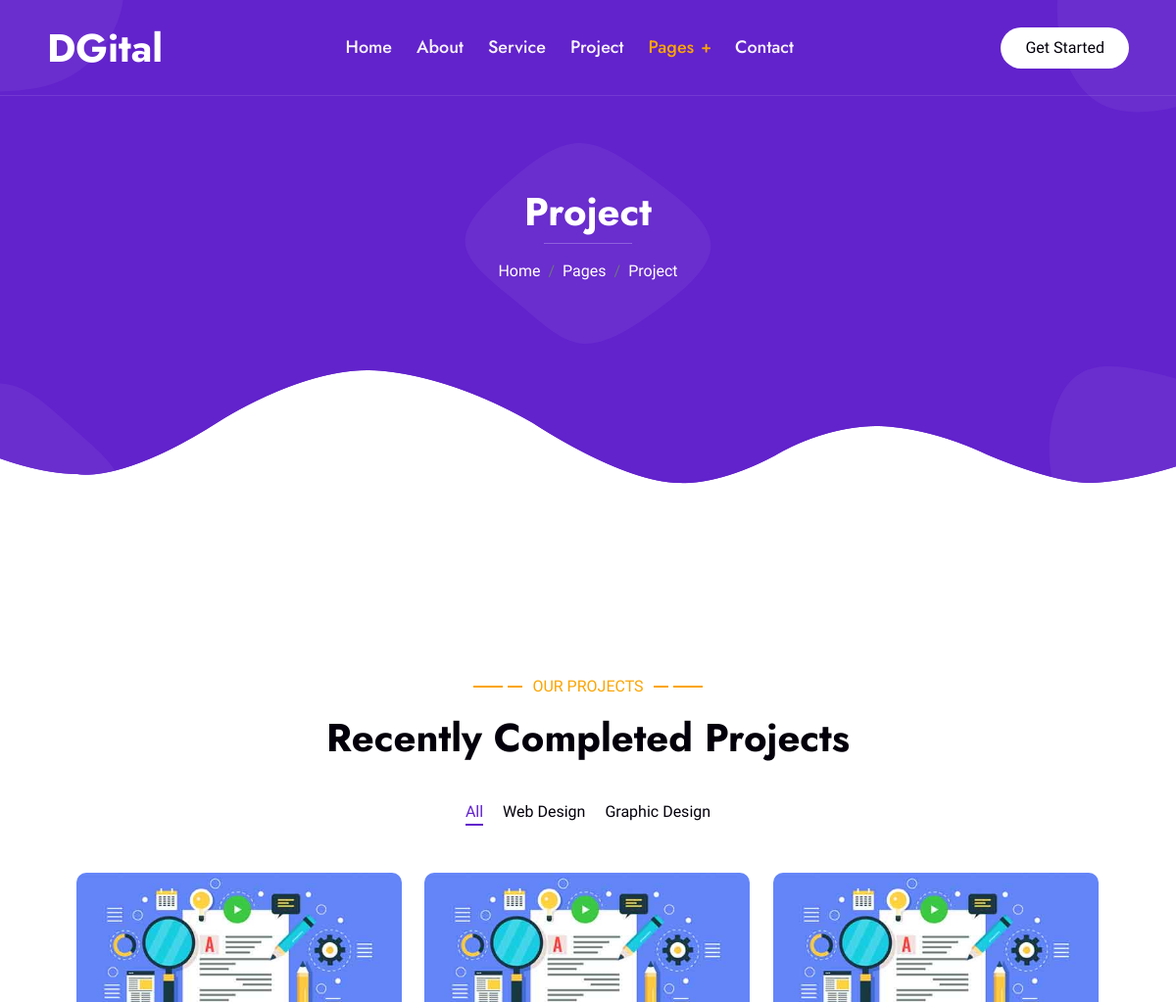
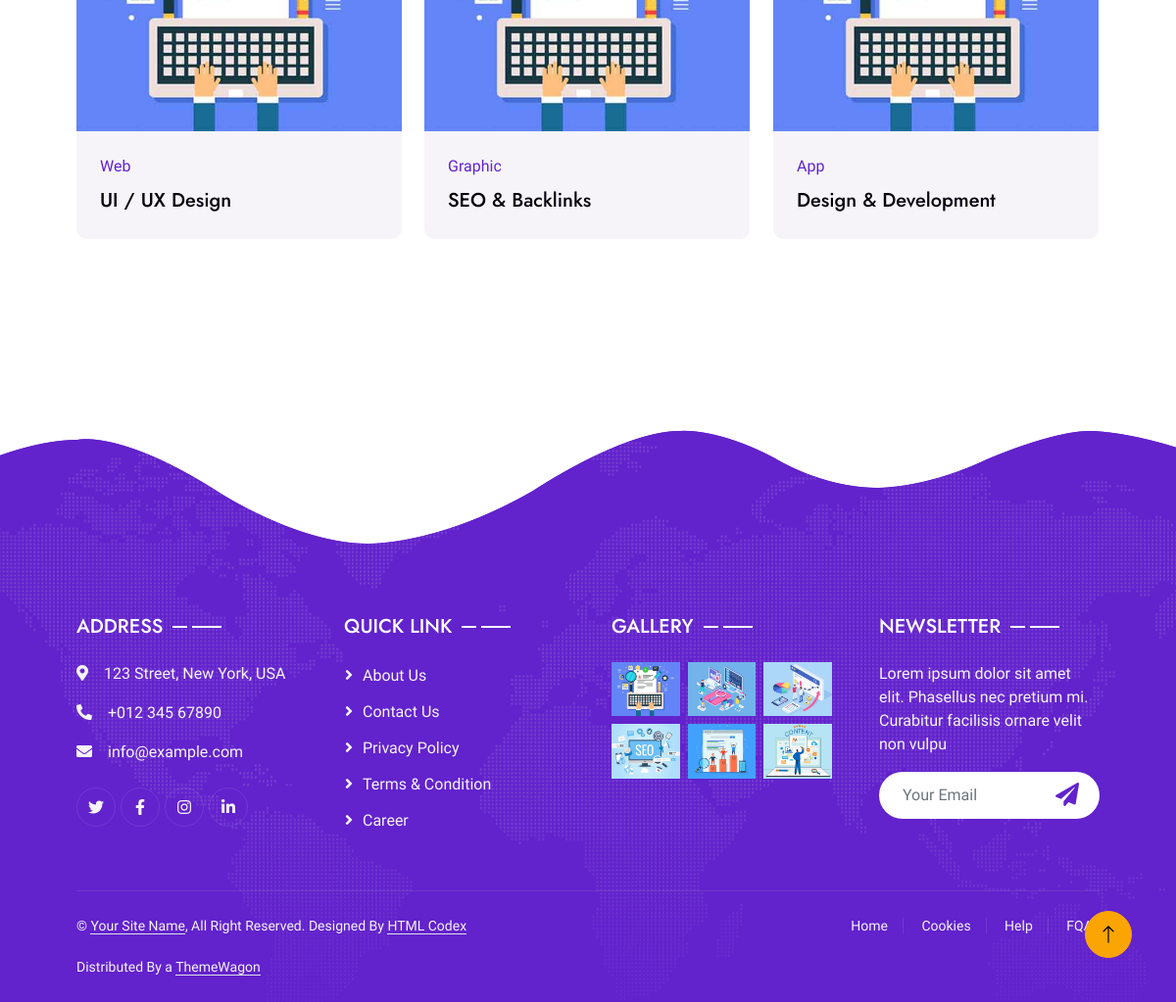
The app's page /project/ with its own data (2 pictures, top to bottom).
### website/models.py (models this page shows, shortened)
class Project(models.Model):
    CATEGORY_CHOICES = (
        ('web', 'Web Design'),
        ('graphic', 'Graphic Design'),
        ('app', 'App Development'),
    )
    title = models.CharField(max_length=200)
    category = models.CharField(max_length=50, choices=CATEGORY_CHOICES)
    description = models.TextField(blank=True, null=True)
    image = models.ImageField(upload_to="projects/")
    project_link = models.URLField(blank=True, null=True)

### website/views.py (the view)
# urls.py: path('project/', views.project, name='project'),
def project(request):
    projects = Project.objects.all()
    return render(request, "project.html", {"projects": projects})

### templates/project.html (shortened to what this page needs)
{% load static %}
{% include "header.html" %}
{% block content %}
<div class="container-xxl py-5 bg-primary hero-header">
    <div class="container my-5 py-5 px-lg-5">
        <div class="row g-5 py-5">
            <div class="col-12 text-center">
                <h1 class="text-white animated slideInDown">Project</h1>
                <hr class="bg-white mx-auto mt-0" style="width: 90px;">
                <nav aria-label="breadcrumb">
                    <ol class="breadcrumb justify-content-center">
                        <li class="breadcrumb-item"><a class="text-white" href="#">Home</a></li>
                        <li class="breadcrumb-item"><a class="text-white" href="#">Pages</a></li>
                        <li class="breadcrumb-item text-white active" aria-current="page">Project</li>
                    </ol>
                </nav>
            </div>
        </div>
    </div>
</div>
        <div class="container-xxl py-5">
            <div class="container py-5 px-lg-5">
                <div class="wow fadeInUp" data-wow-delay="0.1s">
                    <p class="section-title text-secondary justify-content-center"><span></span>Our Projects<span></span></p>
                    <h1 class="text-center mb-5">Recently Completed Projects</h1>
                </div>
                <div class="row mt-n2 wow fadeInUp" data-wow-delay="0.3s">
                    <div class="col-12 text-center">
                        <ul class="list-inline mb-5" id="portfolio-flters">
                            <li class="mx-2 active" data-filter="*">All</li>
                            <li class="mx-2" data-filter=".first">Web Design</li>
                            <li class="mx-2" data-filter=".second">Graphic Design</li>
                        </ul>
                    </div>
                </div>
                <div class="row g-4 portfolio-container">
                    {% for project in projects %}
                    <div class="col-lg-4 col-md-6 portfolio-item {{ project.category }} wow fadeInUp" data-wow-delay="0.{{ forloop.counter }}s">
                        <div class="rounded overflow-hidden">
                            <div class="position-relative overflow-hidden">
                                <img class="img-fluid w-100" src="{{ project.image.url }}" alt="{{ project.title }}">
                            </div>
                            <div class="bg-light p-4">
                                <p class="text-primary fw-medium mb-2">{{ project.category|title }}</p>
                                <h5 class="lh-base mb-0">{{ project.title }}</h5>
                            </div>
                        </div>
                    </div>
                    {% endfor %}
                </div>
            </div>
        </div>
{% endblock %}
{% include "footer.html" %}

### static/css/style.css (style rules this page uses)
:root { --primary: #6222CC; --secondary: #FBA504; --light: #F6F4F9; --dark: #04000B; }
h1, h2, .fw-bold { font-weight: 700 !important; }
h5, h6, .fw-medium { font-weight: 500 !important; }
.hero-header { margin-bottom: 6rem; padding: 18rem 0; background: url(../img/blob-top-left.png), url(../img/blob-top-right.png), url(../img/blob-bottom-left.png), url(../img/blob-bottom-right.png), url(../img/blob-center.png), url(../img/bg-bottom.png); background-position: left 0px top 0px, right 0px top 0px, left 0px bottom 0px, right 0px bottom 0px, center center, center bottom; background-repeat: no-repeat; }
.section-title { position: relative; display: flex; align-items: center; font-weight: 500; text-transform: uppercase; }
.section-title span:first-child, .section-title span:last-child { position: relative; display: inline-block; margin-right: 30px; width: 30px; height: 2px; }
.section-title span:last-child { margin-right: 0; margin-left: 30px; }
.section-title span:first-child::after, .section-title span:last-child::after { position: absolute; content: ""; width: 15px; height: 2px; top: 0; right: -20px; }
.section-title span:last-child::after { right: auto; left: -20px; }
.section-title.text-secondary span:first-child, .section-title.text-secondary span:last-child, .section-title.text-secondary span:first-child::after, .section-title.text-secondary span:last-child::after { background: var(--secondary); }
#portfolio-flters li { display: inline-block; font-weight: 500; color: var(--dark); cursor: pointer; transition: .5s; border-bottom: 2px solid transparent; }
#portfolio-flters li:hover, #portfolio-flters li.active { color: var(--primary); border-color: var(--primary); }
.portfolio-item img { transition: .5s; }

### records on screen
Project: image (picture), category "Web", title "UI / UX Design"
Project: image (picture), category "Graphic", title "SEO & Backlinks"
Project: image (picture), category "App", title "Design & Development"
